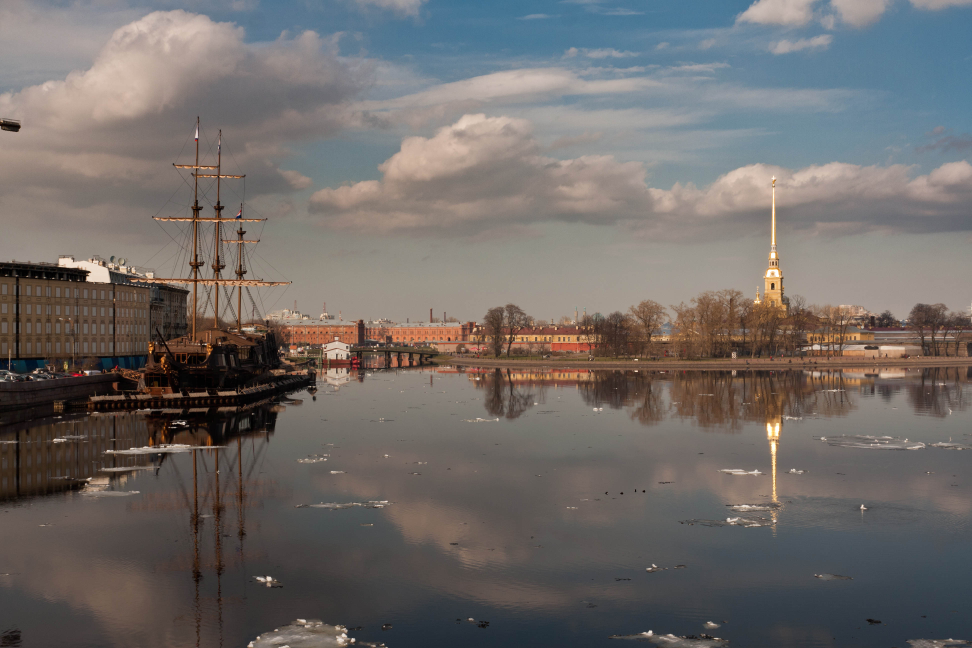
#> input picture Files/boat1.jpg, 3888 x 2592 px (shown at 1/4 size)
$ python Exercicio9.2FeatureMatching.py
#> lines starting #> are read from the running program, lines starting #| are printed output that depends on the picture
import cv2
import os
import numpy as np

resize_scale = 0.25
folder = "Files"
image1 = cv2.imread(os.path.join(folder, "boat1.jpg"))
#> image1 is the input picture: shape (2592, 3888, 3); mean B, G, R 104, 106.6, 111.8
image2 = cv2.imread(os.path.join(folder, "boat2.jpg"))
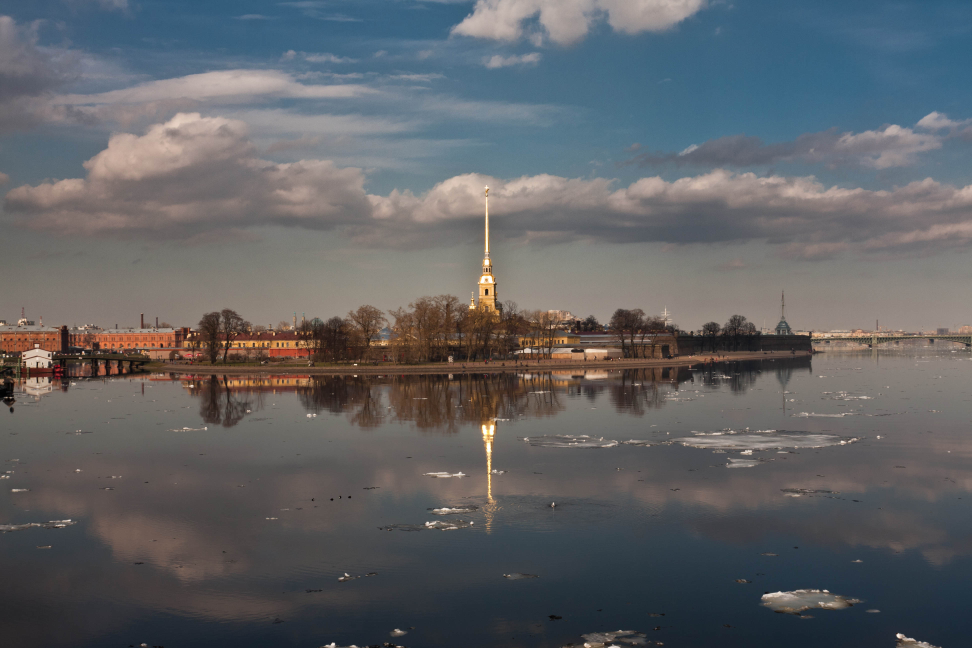
#> input picture Files/boat2.jpg, 3888 x 2592 px (shown at 1/4 size)
#> image2 is the input picture: shape (2592, 3888, 3); mean B, G, R 101, 98, 96.5

new_size1 = (int(image1.shape[1]*resize_scale), int(image1.shape[0]*resize_scale))
#> new_size1 = (972, 648)
image1 = cv2.resize(image1, new_size1, interpolation=cv2.INTER_AREA)
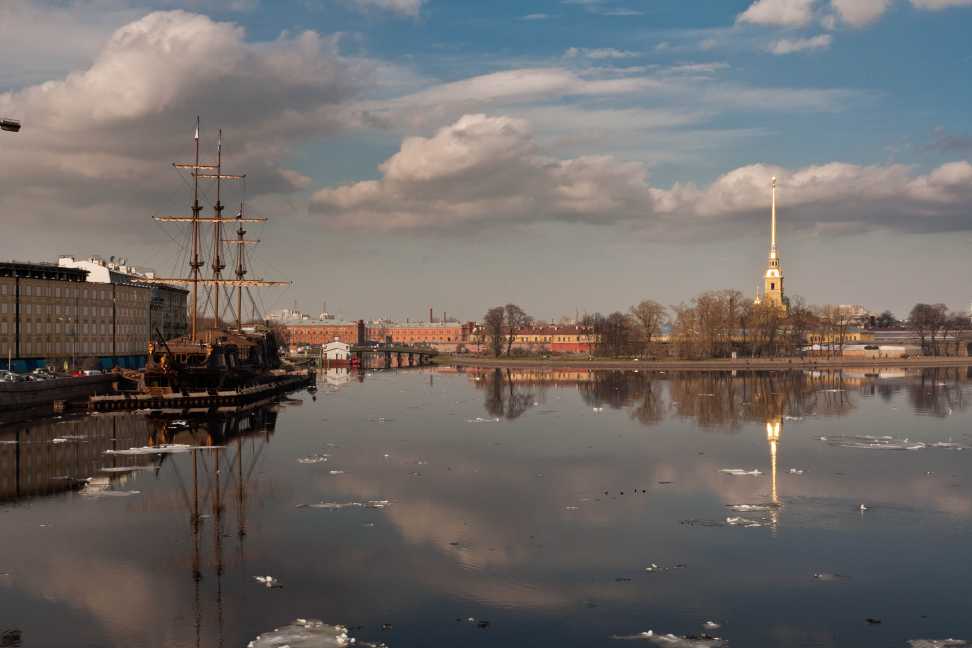
#> image1: shape (648, 972, 3); mean B, G, R 104, 106.6, 111.8

new_size2 = (int(image2.shape[1]*resize_scale), int(image2.shape[0]*resize_scale))
#> new_size2 = (972, 648)
image2 = cv2.resize(image2, new_size2, interpolation=cv2.INTER_AREA)
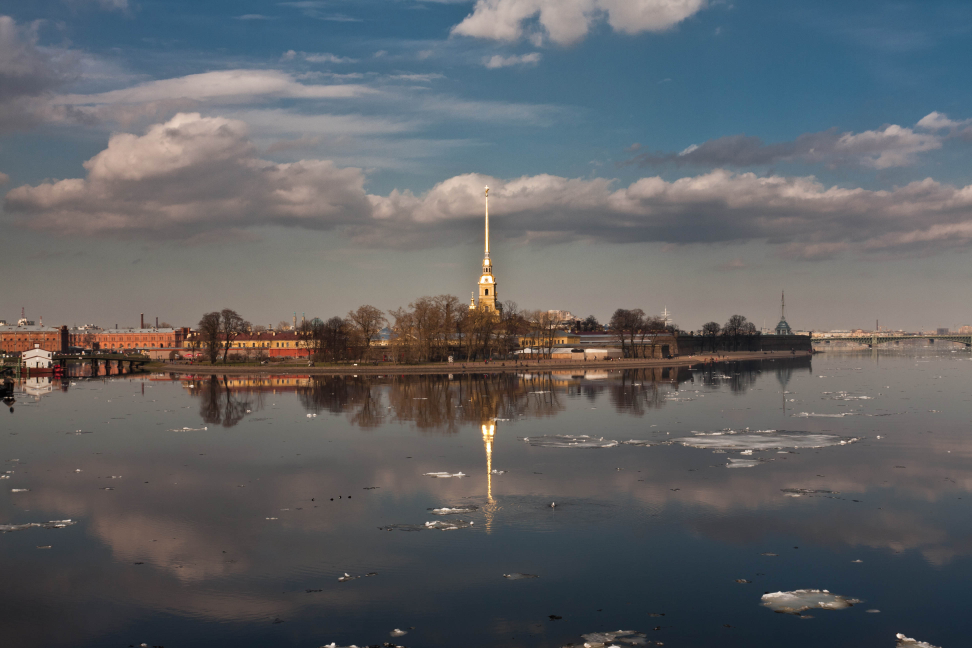
#> image2: shape (648, 972, 3); mean B, G, R 100.9, 98, 96.5

h = image1.shape[0]
#> h = 648
w = image1.shape[1] + image2.shape[1]
#> w = 1944
c = image1.shape[2]
#> c = 3
image_dual = np.zeros((h, w, c),
                      dtype=np.uint8)

image_dual[:, 0:image1.shape[1], :] = image1
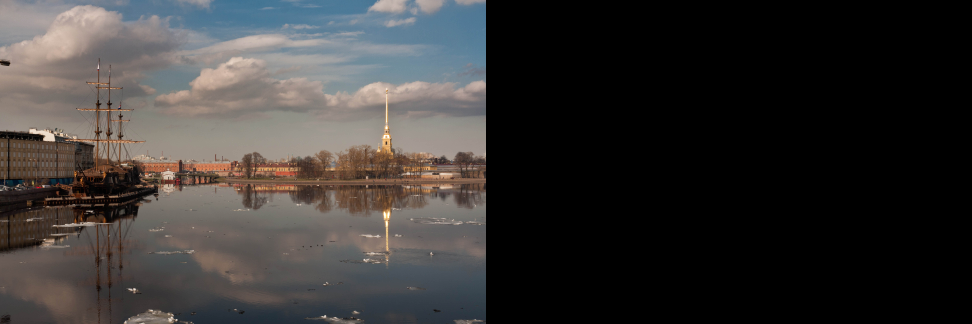
#> image_dual: shape (648, 1944, 3) (shown at 1/2 size); mean B, G, R 52, 53.3, 55.9
image_dual[:, image1.shape[1]:, :] = image2
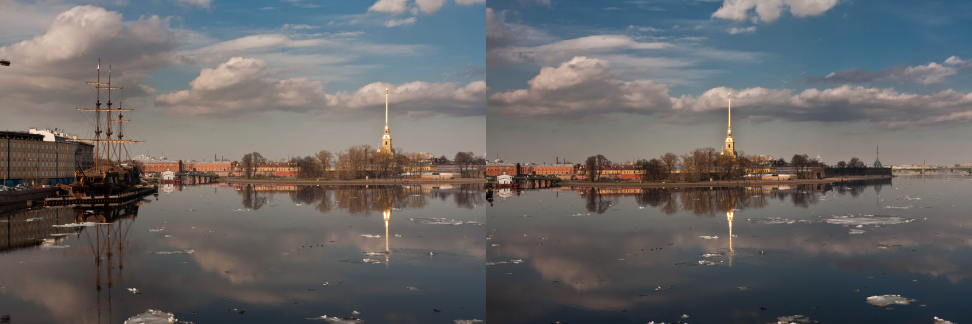
#> image_dual: shape (648, 1944, 3) (shown at 1/2 size); mean B, G, R 102.5, 102.3, 104.1

sift = cv2.SIFT_create()
sift_kp1, sift_desc1 = sift.detectAndCompute(image=image1, mask=None)
#> sift_kp1 = 1755 keypoints; strongest (x, y, size): (353, 640, 2.7), (269, 578, 3.2), (87, 372, 3.1), (650, 632, 2.7)
sift_kp2, sift_desc2 = sift.detectAndCompute(image=image2, mask=None)
#> sift_kp2 = 1216 keypoints; strongest (x, y, size): (899, 635, 3.1), (333, 644, 2.4), (486, 291, 2.7), (192, 386, 2.1)

image1_sift = image1.copy()
#> (the run stopped early here; a loop or call above may not have finished)
